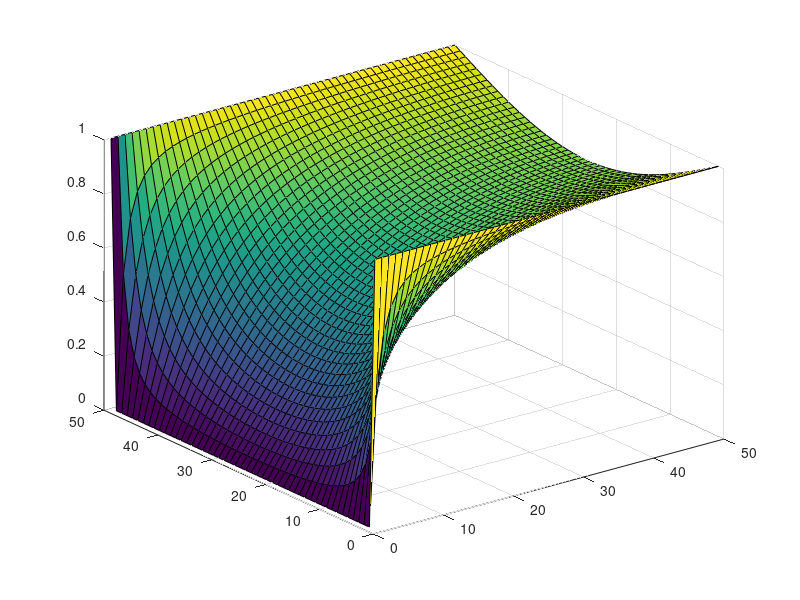
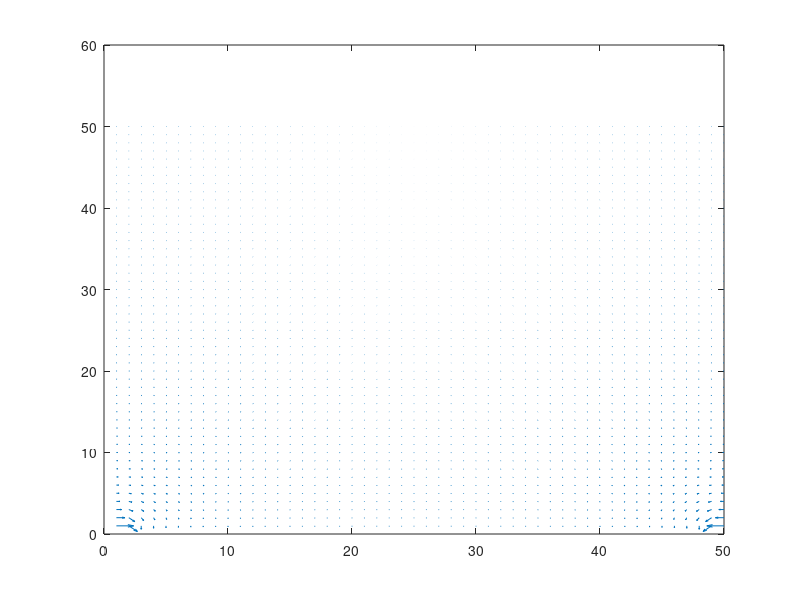

These figures' MATLAB source, in order:
% set(0, 'DefaultFigureWindowStyle', 'docked')

nx = 50;
ny = 50;
max = 1000;
V = zeros(nx, ny);

SidesToZero = 1;

for k = 1:max
    for i = 1:nx
        for j = 1:ny
            if (i == 1) && (j == 1) 
                V(i,j) = 1;
            elseif i == 1 
                V(i,j) = 1;
            elseif i == nx
                V(i,j) = SidesToZero;
            elseif j == 1
%                 V(i,j) = (V(i, j + 1) + V(i + 1, j) + V(i - 1, 1)) * 0.3333333333;
                C(i, j) = 0;
            elseif j == ny
                V(i,j) = (V(i, j - 1) + V(i + 1, j) + V(i - 1, j)) * 0.3333333333;
            else
                V(i, j) = (V(i, j + 1) + V(i, j - 1) + V(i + 1,j) + V(i - 1, j)) * 0.25;
            end    
            
        end
        
    end
        
    if mod(k,50) == 0
        surf(V)
        pause(0.1)
    end
end

[Ex, Ey] = gradient(V);

figure
quiver(-Ey', -Ex', 1)